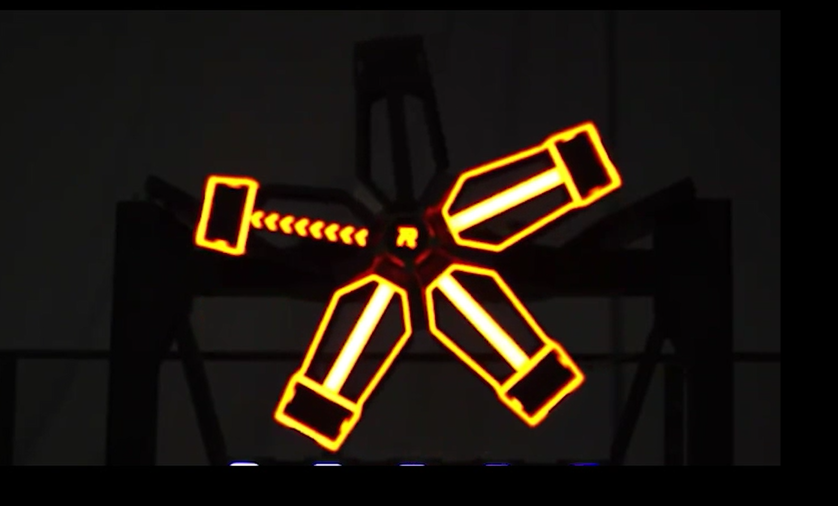
//> input picture P&V/3.jpg, 1675 x 1011 px (shown at 1/2 size)
$ ./hsv   (built with g++ and OpenCV 4)
//> lines starting //> are read from the running program, lines starting //| are printed output that depends on the picture; after the words box and inside, x2 and y2 are one past the last pixel; in counts of white or black regions, pixels touching at a corner belong together
#include <opencv2/core/utils/logger.hpp>
#include<opencv2/core.hpp>
#include<opencv2/highgui.hpp>
#include<opencv2/imgproc.hpp>
#include<iostream>

cv::Mat imgHSV, mask;
//int hmin = 0, smin = 64, vmin = 156;
//int hmax = 46, smax = 252, vmax = 255;

int hmin = 0, smin = 0, vmin = 0;
int hmax = 179, smax = 255, vmax = 255;


void main()
{

	cv::utils::logging::setLogLevel(cv::utils::logging::LOG_LEVEL_SILENT);//不再输出日志

	std::string path = "P&V/3.jpg";
	cv::Mat image = cv::imread(path);
//> image is the input picture: 1011 rows x 1675 cols, CV_8UC3; mean B, G, R 15.2, 22.9, 29.7
	cv::Mat img;
	cv::resize(image, img, cv::Size(), 0.5, 0.5);
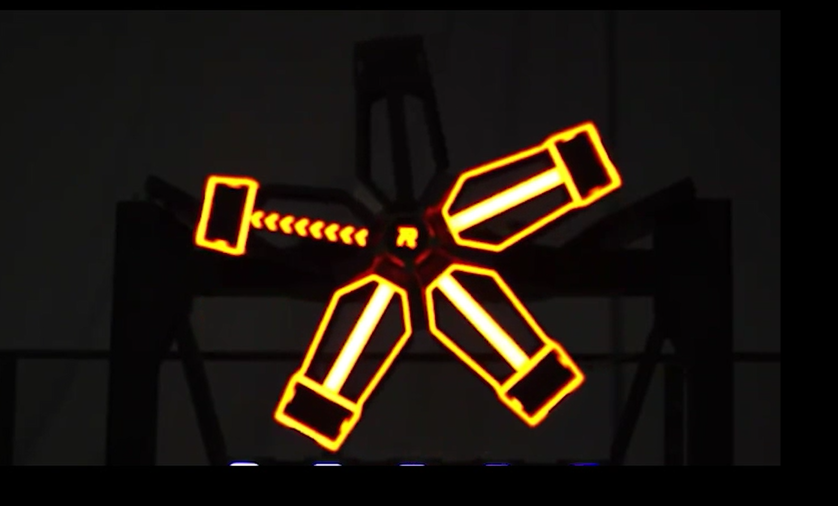
//> img: 506 rows x 838 cols, CV_8UC3; mean B, G, R 15.2, 22.9, 29.8
	cv::cvtColor(img, imgHSV, cv::COLOR_BGR2HSV);
//> imgHSV: 506 rows x 838 cols, CV_8UC3; mean H, S, V 48.3, 61.2, 30

	cv::namedWindow("Trackbars", (640, 200));
	cv::createTrackbar("HueMin", "Trackbars", &hmin, 179);
//> slider 'HueMin' is set to 35
	cv::createTrackbar("HueMax", "Trackbars", &hmax, 179);
	cv::createTrackbar("SatMin", "Trackbars", &smin, 255);
//> slider 'SatMin' is set to 51
	cv::createTrackbar("SatMax", "Trackbars", &smax, 255);
	cv::createTrackbar("VakMin", "Trackbars", &vmin, 255);
//> slider 'VakMin' is set to 51
	cv::createTrackbar("VakMax", "Trackbars", &vmax, 255);

	while (true)
	{
		cv::Scalar lower(hmin, smin, vmin);
		cv::Scalar upper(hmax, smax, vmax);
		cv::inRange(imgHSV, lower, upper, mask);
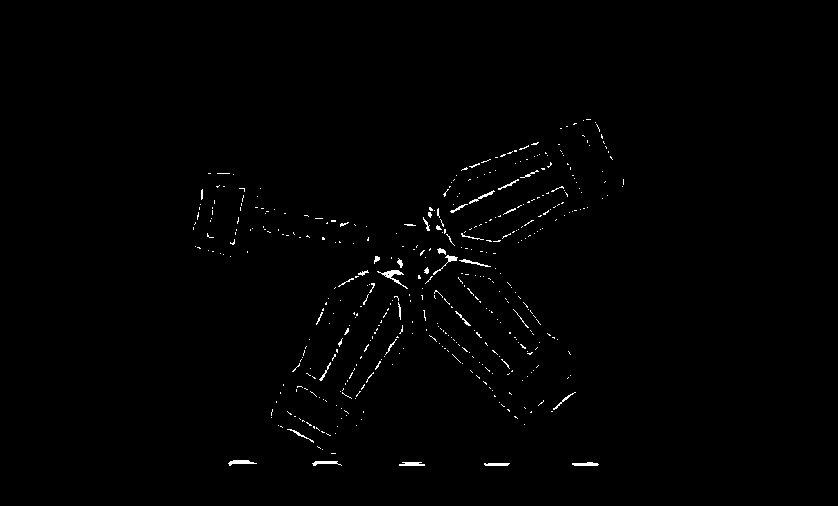
//> mask: 506 rows x 838 cols, CV_8UC1; 0.74% white in thin lines or dots, all inside (x1, y1, x2, y2) = (193, 119, 624, 466)

		cv::imshow("Image", img);
		cv::imshow("ImageHSV", imgHSV);
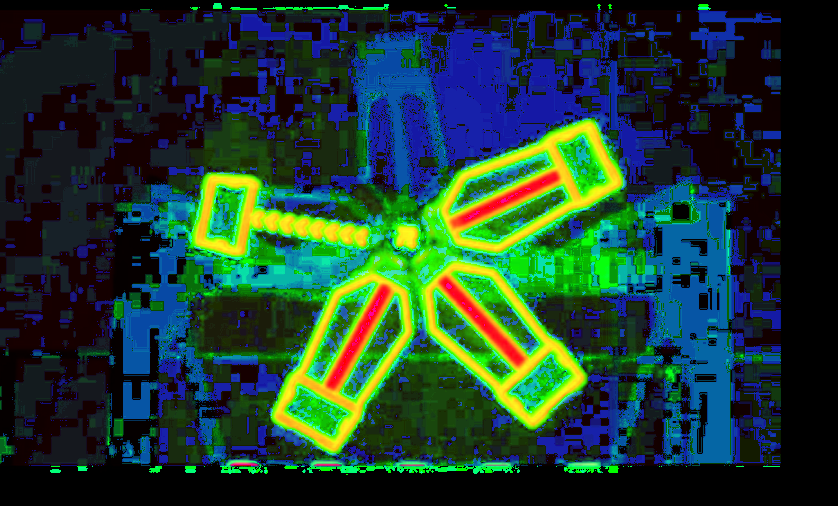
//> window 'ImageHSV': 506 rows x 838 cols, CV_8UC3; mean B, G, R 48.3, 61.2, 30
		cv::imshow("ImageMask", mask);
		cv::waitKey(1);

	}
}

$ run again, with P&V/1.jpg copied over P&V/3.jpg
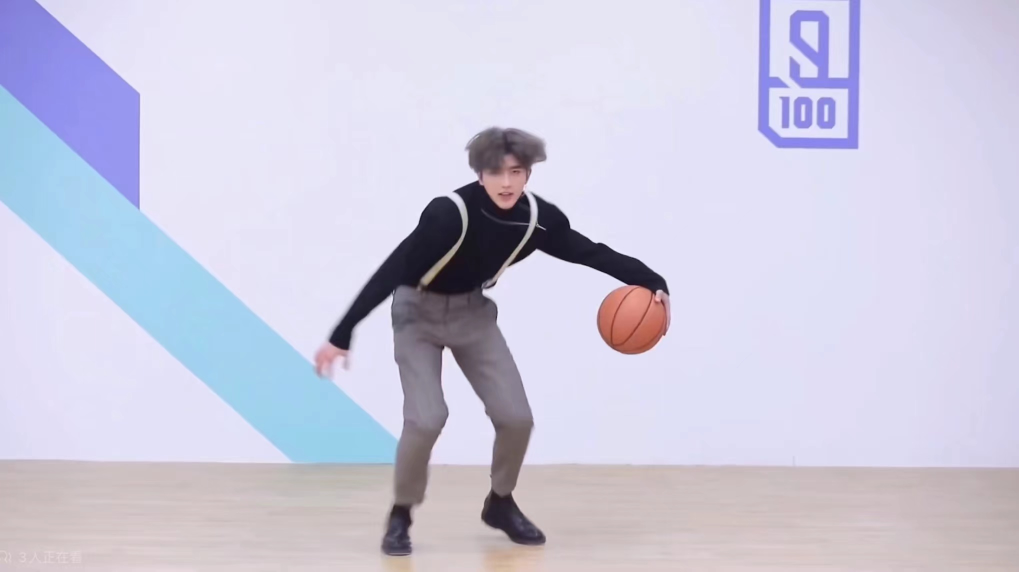
//> input picture P&V/1.jpg, 2037 x 1143 px (shown at 1/2 size)
//> image is the input picture: 1143 rows x 2037 cols, CV_8UC3; mean B, G, R 221.7, 202.3, 204
//> imgHSV: 572 rows x 1018 cols, CV_8UC3; mean H, S, V 112.7, 31, 224.9
//> `cv::inRange(imgHSV, lower, upper, mask);`:
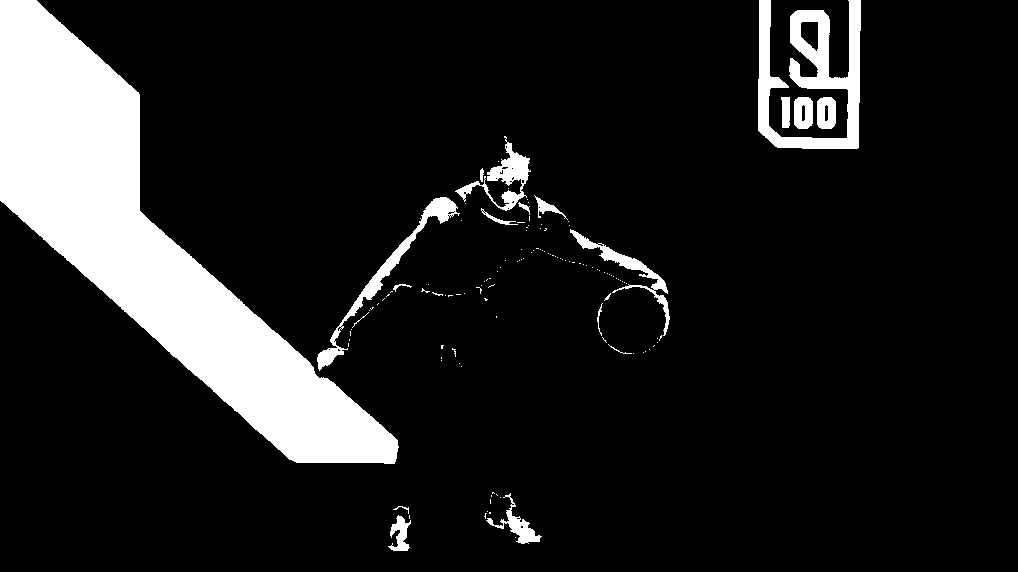
//> mask: 572 rows x 1018 cols, CV_8UC1; 12.3% white; 127 white regions (108 under 20 px), largest, box (x1, y1, x2, y2) and area: (0, 0, 399, 464) 56683, (758, 0, 861, 149) 6747, (317, 197, 460, 371) 2120
//> `cv::imshow("ImageHSV", imgHSV);`:
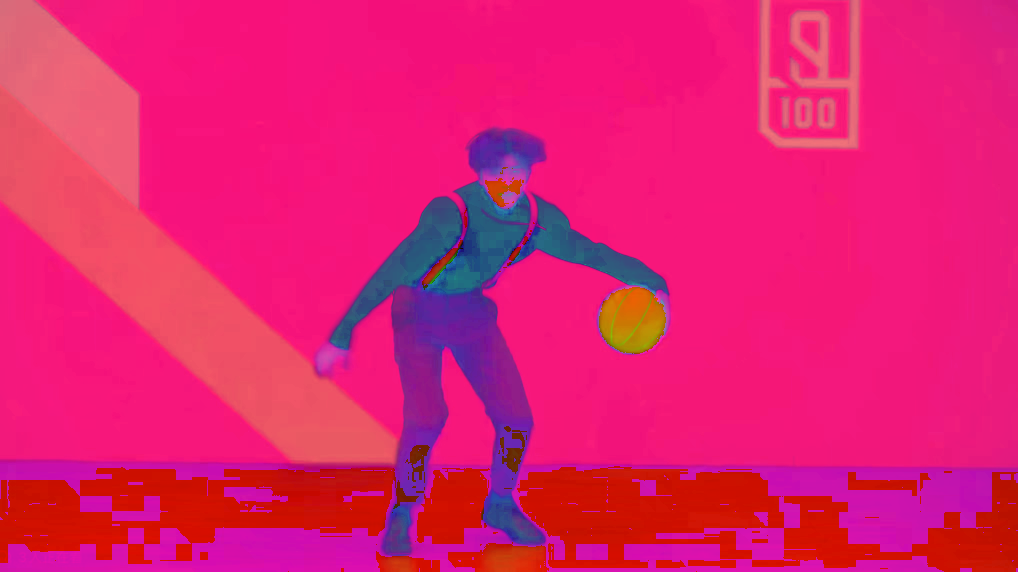
//> window 'ImageHSV': 572 rows x 1018 cols, CV_8UC3; mean B, G, R 112.7, 31, 224.9
